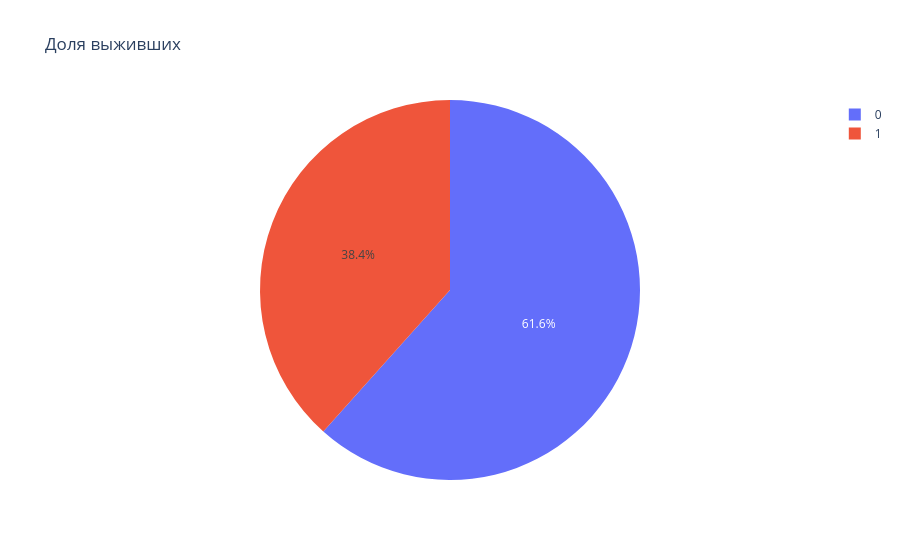

Notebook source saved alongside this figure:
### Code cell
fig = px.pie(df, names='Survived', title='Доля выживших')
fig.show()

### Figure 1 — Plotly figure (JSON) as saved in the notebook; plotly's stock layout.template omitted (floating-point values rounded to 4 significant figures; data arrays with more than 128 entries replaced by an {"elided": "..."} marker saying what was removed)
{"data": [{"domain": {"x": [0, 1], "y": [0, 1]}, "hovertemplate": "Survived=%{label}<extra></extra>", "labels": {"elided": "891 int values"}, "legendgroup": "", "name": "", "showlegend": true, "type": "pie"}], "layout": {"legend": {"tracegroupgap": 0}, "title": {"text": "Доля выживших"}}}
